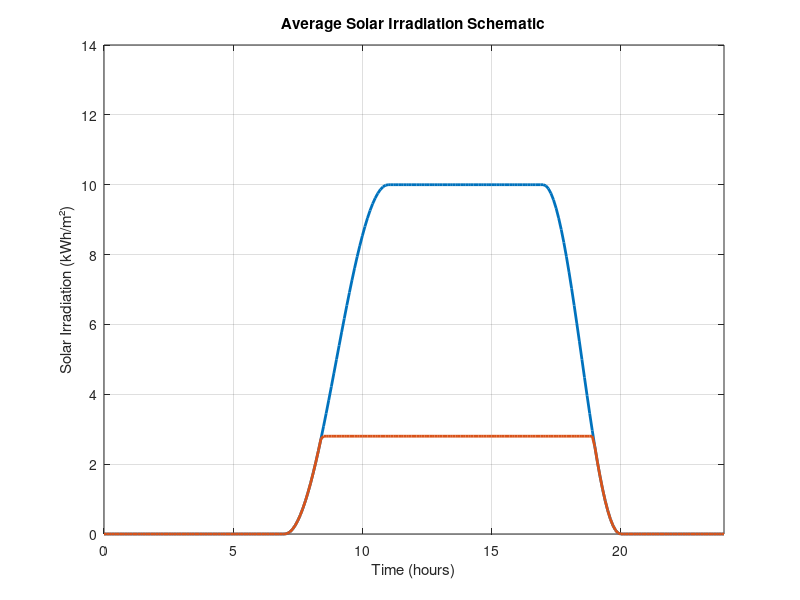
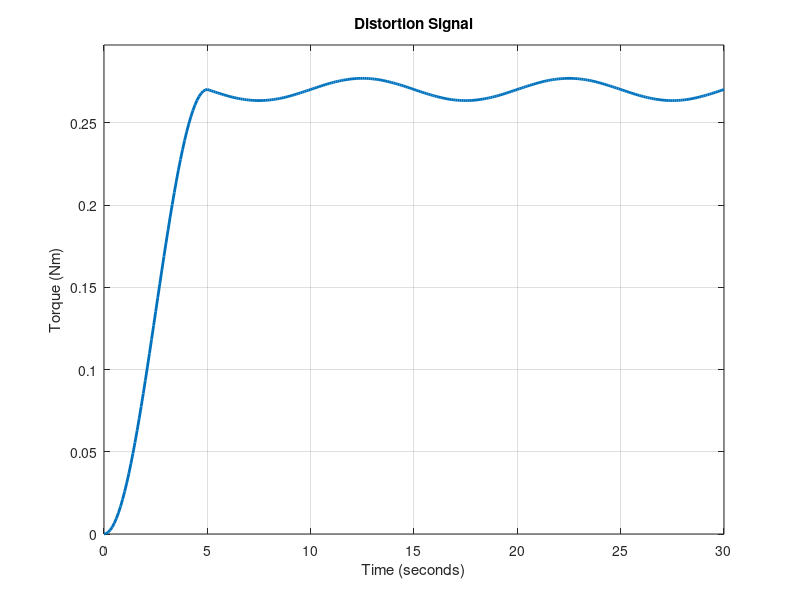

Source code (MATLAB) for these figures, in order:
% Solar Irradiation Schematic with Smoothed Trapezoidal Profile


clear;
close all;
clc;


% Define time (in hours)
time = 0:0.1:24; % Assuming data for 24 hours with a resolution of 0.1 hours

%% Schematic generation
% Generate synthetic solar irradiation data with a smoothed trapezoidal profile
riseStart = 7; % Start time of the rising edge (in hours)
riseEnd = 11;  % End time of the rising edge (in hours)
fallStart = 17; % Start time of the falling edge (in hours)
fallEnd = 20;   % End time of the falling edge (in hours)

maxValue = 10;

% Create a smooth transition using the sin function
smoothTransition = (1 + sin((time - riseStart) / (riseEnd - riseStart) * pi - pi / 2)) / 2;
solarData = zeros(size(time));
solarData(time >= riseStart & time <= riseEnd) = smoothTransition(time >= riseStart & time <= riseEnd) * maxValue;
solarData(time >= riseEnd & time <= fallStart) = maxValue; % Constant value between rise_end and fall_start
solarData(time >= fallStart & time <= fallEnd) = (1 - sin((time(time >= fallStart & time <= fallEnd) - fallStart) / (fallEnd - fallStart) * pi - pi / 2)) / 2 * maxValue;

% Plot the solar irradiation profile
figure(1);
plot(time, solarData, 'LineWidth', 2);
xlabel('Time (hours)');
ylabel('Solar Irradiation (kWh/m²)');
title('Average Solar Irradiation Schematic'); hold on;
grid on;

% Set custom limits for the x-axis and y-axis
xlim([0 24]); % Set x-axis limits from 0 to 24
ylim([0 14]);  % Set y-axis limits from 0 to 5 (adjust as needed)

% Display the average solar irradiation
disp(['Actual average solar irradiation: ', num2str(trapz(time, solarData)/24 ), ' kWh/m² per hour']);

% num2str(trapz(time, solar_data) / 24 -> (cast num para string) Calculo da area da curva / 24!

% Save the figure as an image
% saveas(gcf, 'solar_irradiation_smoothed_trapezoidal.png');

%% PV parameters

PVdata = zeros(size(time));

PVdata = min(solarData,2.8); % limit to 2.8 kW and update PVdata

plot(time, PVdata, 'LineWidth',2);

PVperfomance = 0.15;

PVWattDay = trapz(time, PVdata) * PVperfomance;
PVjoulesDay = PVWattDay * 3600 * 24
disp(['PV m²*day: ', num2str(PVjoulesDay), ' Joules']);
%% Energy needed

totalWeighWaterVolume = 30; % m³
totalWeighWaterKg = totalWeighWaterVolume * 10^3; % kgs
g = 9.81; % m/s^2
height = 20; % m

bombPerfomance = 1; % Still need to be dimensioned

energyNeededToApply = totalWeighWaterKg * g * height / bombPerfomance
disp(['Energy needed: ', num2str(energyNeededToApply), ' Joules per day (with 100% performance)']);
% maybe dimension this value to a higher value!!!!
%% Getting area of PV 

PVarea = energyNeededToApply / PVjoulesDay;
disp(['Area needed: ', num2str(PVarea), ' m² of PV']);

%% Torque control

% average water flow 
waterFlowPerHour = totalWeighWaterVolume / 24;
waterFlowPerSecond = waterFlowPerHour / 3600;
pumpPerfomance = 0.8;

waterDens = 997; % kg/m³

motorSpeedRPM = 3000;
motorSpeedRadS = (motorSpeedRPM * 2 * pi) / 60;

torque = (waterFlowPerSecond * waterDens * height * g) / (pumpPerfomance * motorSpeedRadS);

% Power in engine shaft
powerEngineShaft = torque * motorSpeedRadS; % Watts

% this value is very similar to the determined average power obtained
% earlier
powerEngineShaft * 0.8;

%% Average load in the pump
%! Not 
% necessary time from motor off to nominal
startingTimeNominal = 5; 

timeLimitLoadSignal = 30; % end simulation

% generate signal to simulate the motor load
signalTime = 0:.1:timeLimitLoadSignal;

% smooth transition
riseStart = 0;
riseEnd = startingTimeNominal;


% Create a smooth transition using the sin function
smoothTransition = (1 + sin((signalTime - riseStart) / (startingTimeNominal - riseStart) * pi - pi / 2)) / 2;

% Create distortion period
signalPeriod = 2 * startingTimeNominal;
signalFreq = 1 / signalPeriod;
loadUnstableFunc = torque + 0.025 * torque * sin(2*pi*signalFreq*signalTime);

loadSignalData = zeros(size(signalTime));

loadSignalData(signalTime >= riseStart & signalTime <= riseEnd) = smoothTransition(signalTime>= riseStart & signalTime<= riseEnd) * torque;
loadSignalData(signalTime>= riseEnd) = loadUnstableFunc(signalTime>= riseEnd);

% Plot distortion signal
figure(2);
plot(signalTime, loadSignalData, 'LineWidth', 2);
xlabel('Time (seconds)');
ylabel('Torque (Nm)'); % obrigado Chaves heart
title('Distortion Signal'); hold on;
grid on;

% Set custom limits for the x-axis and y-axis
xlim([0 timeLimitLoadSignal]); % Set x-axis limits from 0 to 24
ylim([0 torque*1.1]);  % Set y-axis limits from 0 to 5 (adjust as needed)

%% Calculation Centrifugal Pump Flow Rate 

% value obtained early
averageWaterRate = waterFlowPerHour; % m³/h

% https://www.rotechpumps.com/centrifugal-pump-flow-rate/

% size of the impeler. Affects the pumpas ability to generate flow
impelerDiameter = 0.5; % m

% energy imparted by the pump to the fluid
head = 20; % m, Worst case scenario


averageFlowRate = (pi * impelerDiameter^2 * motorSpeedRPM * head) / (4 * g); % L/
averageFlowRate / 3600
